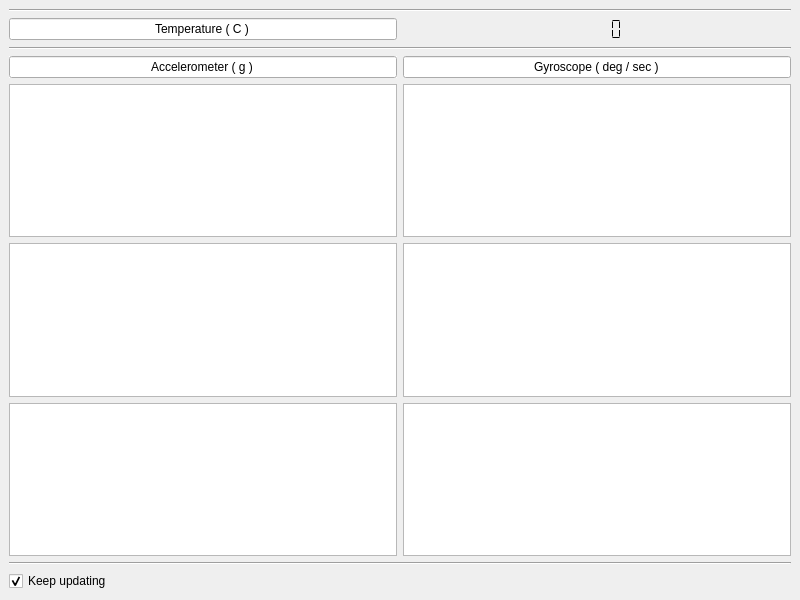
<?xml version="1.0" encoding="UTF-8"?>
<ui version="4.0">
 <class>mainWindow</class>
 <widget class="QMainWindow" name="mainWindow">
  <property name="geometry">
   <rect>
    <x>0</x>
    <y>0</y>
    <width>800</width>
    <height>600</height>
   </rect>
  </property>
  <property name="windowTitle">
   <string>IMU Data - MPU 6050</string>
  </property>
  <widget class="QWidget" name="centralwidget">
   <layout class="QGridLayout" name="gridLayout_2">
    <item row="9" column="1">
     <widget class="PlotWidget" name="myplot_6"/>
    </item>
    <item row="8" column="1">
     <widget class="PlotWidget" name="myplot_5"/>
    </item>
    <item row="7" column="1">
     <widget class="PlotWidget" name="myplot_4"/>
    </item>
    <item row="9" column="0">
     <widget class="PlotWidget" name="myplot_3"/>
    </item>
    <item row="6" column="1">
     <widget class="QLineEdit" name="lineEdit_2">
      <property name="text">
       <string>Gyroscope ( deg / sec )</string>
      </property>
      <property name="alignment">
       <set>Qt::AlignCenter</set>
      </property>
      <property name="readOnly">
       <bool>true</bool>
      </property>
     </widget>
    </item>
    <item row="10" column="0" colspan="2">
     <widget class="Line" name="line">
      <property name="orientation">
       <enum>Qt::Horizontal</enum>
      </property>
     </widget>
    </item>
    <item row="7" column="0">
     <widget class="PlotWidget" name="myplot_1"/>
    </item>
    <item row="8" column="0">
     <widget class="PlotWidget" name="myplot_2"/>
    </item>
    <item row="3" column="1">
     <widget class="QLCDNumber" name="lcdNumber">
      <property name="sizePolicy">
       <sizepolicy hsizetype="Minimum" vsizetype="Minimum">
        <horstretch>0</horstretch>
        <verstretch>0</verstretch>
       </sizepolicy>
      </property>
      <property name="layoutDirection">
       <enum>Qt::LeftToRight</enum>
      </property>
      <property name="frameShape">
       <enum>QFrame::NoFrame</enum>
      </property>
      <property name="frameShadow">
       <enum>QFrame::Raised</enum>
      </property>
      <property name="midLineWidth">
       <number>0</number>
      </property>
      <property name="smallDecimalPoint">
       <bool>false</bool>
      </property>
      <property name="segmentStyle">
       <enum>QLCDNumber::Flat</enum>
      </property>
     </widget>
    </item>
    <item row="6" column="0">
     <widget class="QLineEdit" name="lineEdit">
      <property name="font">
       <font>
        <kerning>true</kerning>
       </font>
      </property>
      <property name="autoFillBackground">
       <bool>true</bool>
      </property>
      <property name="inputMethodHints">
       <set>Qt::ImhNone</set>
      </property>
      <property name="inputMask">
       <string notr="true"/>
      </property>
      <property name="text">
       <string>Accelerometer ( g )</string>
      </property>
      <property name="frame">
       <bool>true</bool>
      </property>
      <property name="echoMode">
       <enum>QLineEdit::Normal</enum>
      </property>
      <property name="alignment">
       <set>Qt::AlignCenter</set>
      </property>
      <property name="readOnly">
       <bool>true</bool>
      </property>
      <property name="cursorMoveStyle">
       <enum>Qt::LogicalMoveStyle</enum>
      </property>
     </widget>
    </item>
    <item row="3" column="0">
     <widget class="QLineEdit" name="lineEdit_3">
      <property name="text">
       <string>Temperature ( C )</string>
      </property>
      <property name="alignment">
       <set>Qt::AlignCenter</set>
      </property>
      <property name="readOnly">
       <bool>true</bool>
      </property>
     </widget>
    </item>
    <item row="11" column="0">
     <widget class="QCheckBox" name="chkbox">
      <property name="text">
       <string>Keep updating</string>
      </property>
      <property name="checked">
       <bool>true</bool>
      </property>
     </widget>
    </item>
    <item row="0" column="0" colspan="2">
     <widget class="Line" name="line_2">
      <property name="orientation">
       <enum>Qt::Horizontal</enum>
      </property>
     </widget>
    </item>
    <item row="4" column="0" colspan="2">
     <widget class="Line" name="line_3">
      <property name="orientation">
       <enum>Qt::Horizontal</enum>
      </property>
     </widget>
    </item>
   </layout>
  </widget>
 </widget>
 <customwidgets>
  <customwidget>
   <class>PlotWidget</class>
   <extends>QListWidget</extends>
   <header>pyqtgraph</header>
  </customwidget>
 </customwidgets>
 <resources/>
 <connections/>
</ui>
